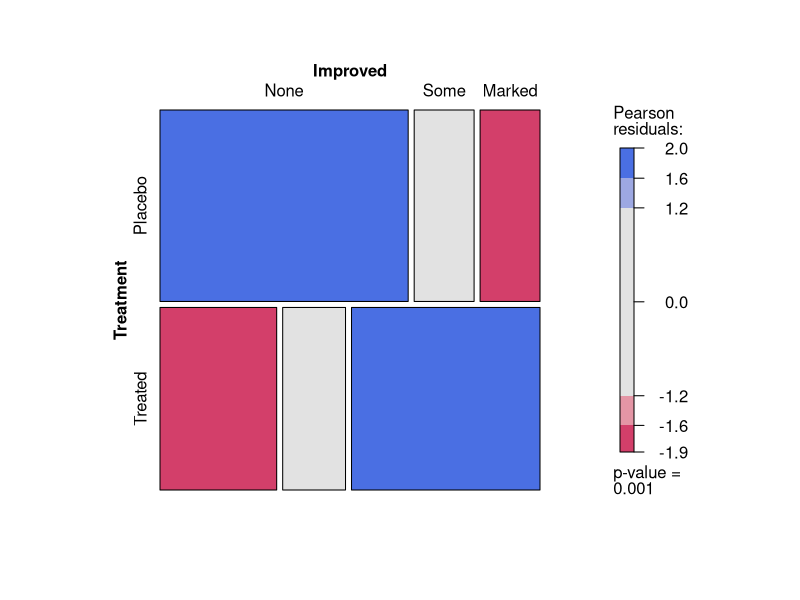
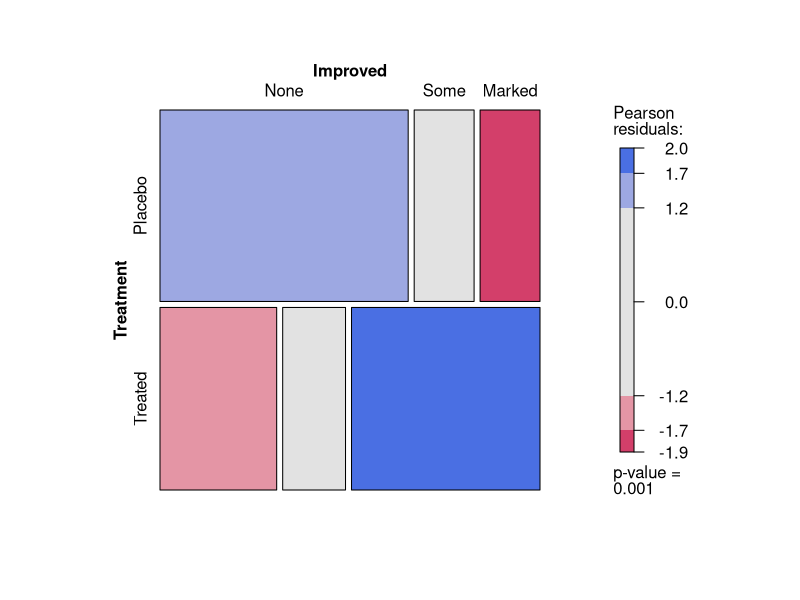
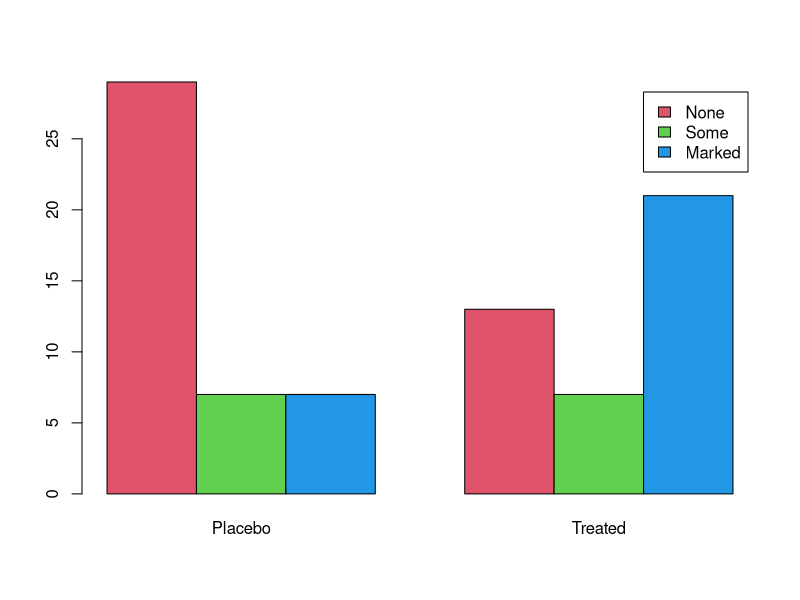

Reproduce these figures in R, in order.
rm(list = ls())
###########################################
# Day 12: Frequency Distributions
# Reading: 7.2                     
# Objectives:
#  1. Frequency Tables
#  2. Tests of Independence
#  3. More Graphs for Descrete Data
#
###########################################
# 
########################### 
# Generating Tables
###########################
# Notes:
# - Functions for generating tables are table() and xtabs()
# - variables for creating tables must be factors or coercible to factors  
# 
# Pseudo Code:
#  table(factor1, factor2,...)
#  xtabs(~factor1 + factor2, data = my.data.frame)
#
# Example:
# install.packages("vcd")
library(vcd)
help(Arthritis)
attach(Arthritis)
str(Arthritis)

# Basic 1 - way tables
table(Improved)
xtabs(~Improved, data = Arthritis)

# Basic 2 - way tables
table(Improved, Treatment)
xtabs(~Improved + Treatment)
t(table(Improved, Treatment))
table(Treatment,Improved)

# Graphical Displays of Two way tables in the vcd package
mosaic(table(Treatment,Improved), legend = T, gp = shading_max)

# Three way tables
table(Treatment, Improved, Sex) 
xtabs(~Treatment + Improved + Sex)


########################### 
# Margins 
###########################
# Notes:
# - We often create a k-way table but what to look at one factor at a time 
#   by marginizing (summing) over all other factors
#
# Pseudo Code:
#  margin.table(my.table, margin.numbers)
#  addmargins(my.table, margin.numbers)
#	
#
# Example:
TrtImpSex<-xtabs(~Treatment + Improved + Sex)
TrtImpSex
margin.table(TrtImpSex,1)
margin.table(TrtImpSex,2)
margin.table(TrtImpSex,3)

margin.table(TrtImpSex,c(1,2))
TrtImpSex[,,1] + TrtImpSex[,,2]
addmargins(TrtImpSex,1:2)
addmargins(TrtImpSex,1)

############################
# Proportions and flat tables
############################
# Notes:
# - typically row or column proportions are more meaningful
# - we might also want to print out a "flat" table
# - do proportions before adding margin sums
# Pseudo Code:
#  prop.table(my.table, margin.number)
#  ftable(my.table)
#	
#
# Example
TrtImp<-margin.table(TrtImpSex,1:2)
TrtImp
prop.table(TrtImp,1)

#In placebo group _16.3____ percent showed marked improvement while
# __51.2____ of patients in treatment group showed marked improvement.
#
# Would we interpret column percentages? 

TrtImpSex
ftable(TrtImpSex)
ftable(addmargins(TrtImpSex))

############################
# Tests of independence
############################
# Notes:
# - The Chi-square test of independence for jxk tables tests that 
#    row proportions are same across columns or vice versa, i.e.
#	  X and Y factors are independent.
# Recall: Under Ho: X and Y independent
#  E = Expected Count under Ho = total count * row prop * col prop
#  O = observed count
#  Chi.square = sum( (0 - E)^2/E)
#    -(0 - E)/sqrt(E) is a "Pearson (standardized) residual"
#    -(0 - E)/sqrt(E) is roughly normal(0,1) under Ho 
#  Chi.square has (#row -1)(#col -1) df under Ho
#
# - Fisher's exact tests is used when an E value is small, say < 5
# 
# Pseudo Code:
#       
# chisq.test(my.table)
# fisher.test(mytable)
#
# Example:
# Are these proportions the same for each column?   
prop.table(TrtImp,1)
# What are the Pearson residuals
resid(chisq.test(TrtImp))
# Observe 
addmargins(TrtImp)
E11 = 84*43/84* 42/84
O11 = 29
(O11 - E11)/sqrt(E11)
chisq.test(TrtImp)
# Observe
sum(resid(chisq.test(TrtImp))^2)
mosaic(TrtImp, legend = T, gp = shading_max)
barplot(t(TrtImp), col = 2:4, beside=T, legend=rownames(t(TrtImp)))
fisher.test(TrtImp)

my.fake.data<-as.table(matrix(c(2,3,9,5),2))
my.fake.data
chisq.test(my.fake.data)
fisher.test(my.fake.data)



